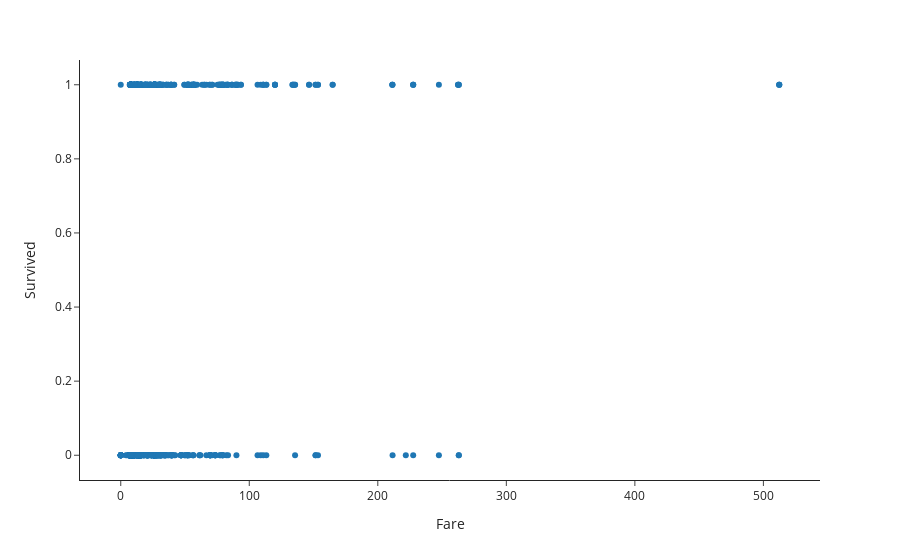

Source (notebook cell):
### Code cell
(
    px.scatter(data, x='Fare' , y='Survived')
   .show()
)

### Figure 1 — Plotly figure (JSON) as saved in the notebook; plotly's stock layout.template omitted (floating-point values rounded to 4 significant figures; data arrays with more than 128 entries replaced by an {"elided": "..."} marker saying what was removed)
{"data": [{"hovertemplate": "Fare=%{x}<br>Survived=%{y}<extra></extra>", "legendgroup": "", "marker": {"color": "#1F77B4", "symbol": "circle"}, "mode": "markers", "name": "", "orientation": "v", "showlegend": false, "type": "scatter", "x": {"elided": "891 float values"}, "xaxis": "x", "y": {"elided": "891 int values"}, "yaxis": "y"}], "layout": {"autosize": true, "legend": {"tracegroupgap": 0}, "margin": {"t": 60}, "xaxis": {"anchor": "y", "autorange": true, "domain": [0, 1], "range": [-30.12, 542.4], "title": {"text": "Fare"}, "type": "linear"}, "yaxis": {"anchor": "x", "autorange": true, "domain": [0, 1], "range": [-0.07743, 1.077], "title": {"text": "Survived"}, "type": "linear"}}}
